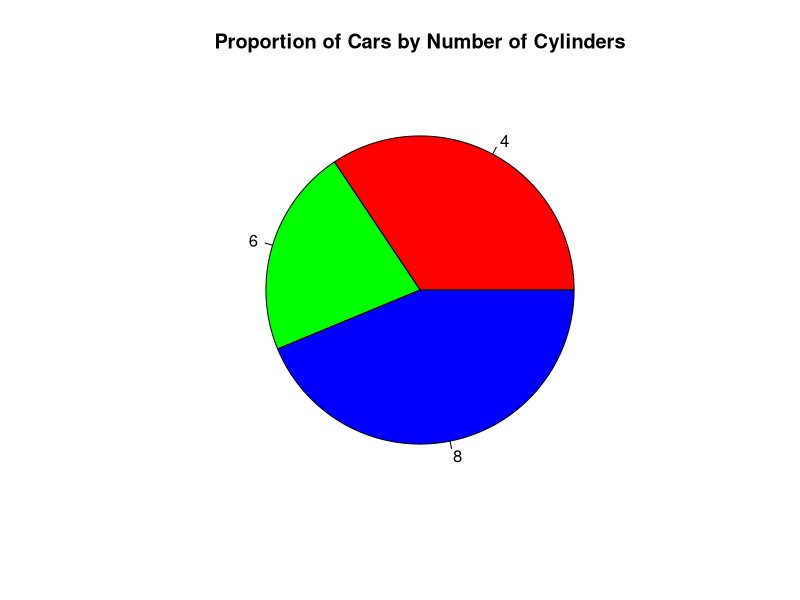

This chart was generated by the following R code:
# Load necessary package
library(ggplot2)

# Create a table of counts for the number of cylinders
cyl_counts <- table(mtcars$cyl)

# Convert the table to a data frame
cyl_df <- as.data.frame(cyl_counts)

# Rename the columns for clarity
colnames(cyl_df) <- c("Cylinders", "Count")

# Create a basic pie chart
pie(cyl_df$Count, labels = cyl_df$Cylinders,
    main = "Proportion of Cars by Number of Cylinders",
    col = rainbow(length(cyl_df$Count)))
